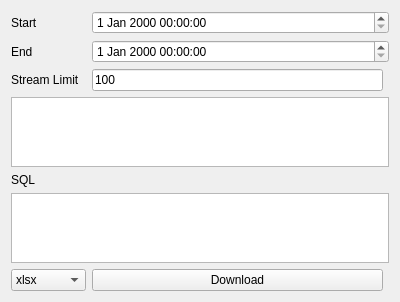
<?xml version="1.0" encoding="UTF-8"?>
<ui version="4.0">
 <class>datawidget</class>
 <widget class="QWidget" name="datawidget">
  <property name="geometry">
   <rect>
    <x>0</x>
    <y>0</y>
    <width>400</width>
    <height>300</height>
   </rect>
  </property>
  <property name="windowTitle">
   <string>Form</string>
  </property>
  <layout class="QGridLayout" name="gridLayout">
   <item row="1" column="0">
    <widget class="QLabel" name="label_5">
     <property name="text">
      <string>End</string>
     </property>
    </widget>
   </item>
   <item row="0" column="0">
    <widget class="QLabel" name="label_4">
     <property name="text">
      <string>Start</string>
     </property>
    </widget>
   </item>
   <item row="1" column="2" colspan="2">
    <widget class="QDateTimeEdit" name="inEndTime"/>
   </item>
   <item row="0" column="2" colspan="2">
    <widget class="QDateTimeEdit" name="inStartTime"/>
   </item>
   <item row="3" column="0" colspan="4">
    <widget class="QTableView" name="inUUIDList">
     <property name="sortingEnabled">
      <bool>false</bool>
     </property>
    </widget>
   </item>
   <item row="2" column="0">
    <widget class="QLabel" name="label">
     <property name="text">
      <string>Stream Limit</string>
     </property>
    </widget>
   </item>
   <item row="2" column="2">
    <widget class="QLineEdit" name="inStreamLimit">
     <property name="text">
      <string>100</string>
     </property>
    </widget>
   </item>
   <item row="4" column="0">
    <widget class="QLabel" name="label_2">
     <property name="text">
      <string>SQL</string>
     </property>
    </widget>
   </item>
   <item row="5" column="0" colspan="4">
    <widget class="QTextBrowser" name="outSql"/>
   </item>
   <item row="6" column="2">
    <widget class="QPushButton" name="inDownload">
     <property name="text">
      <string>Download</string>
     </property>
    </widget>
   </item>
   <item row="6" column="0" colspan="2">
    <widget class="QComboBox" name="inExportType">
     <item>
      <property name="text">
       <string>xlsx</string>
      </property>
     </item>
    </widget>
   </item>
  </layout>
 </widget>
 <resources/>
 <connections/>
</ui>
